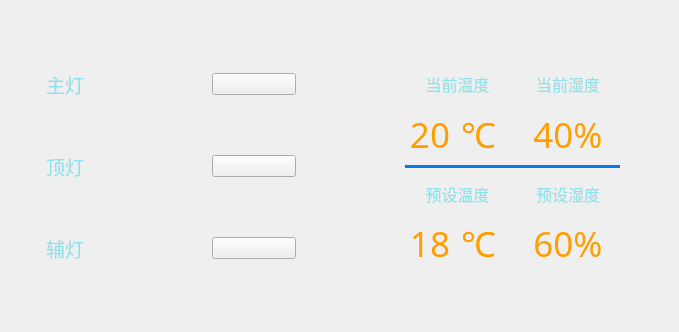
<?xml version="1.0" encoding="UTF-8"?>
<ui version="4.0">
 <class>Parlourwidget</class>
 <widget class="QWidget" name="Parlourwidget">
  <property name="geometry">
   <rect>
    <x>0</x>
    <y>0</y>
    <width>679</width>
    <height>332</height>
   </rect>
  </property>
  <property name="windowTitle">
   <string>Form</string>
  </property>
  <layout class="QVBoxLayout" name="verticalLayout_4">
   <item>
    <layout class="QHBoxLayout" name="horizontalLayout_7">
     <item>
      <widget class="QWidget" name="widget_left_main" native="true">
       <property name="sizePolicy">
        <sizepolicy hsizetype="Expanding" vsizetype="Expanding">
         <horstretch>0</horstretch>
         <verstretch>0</verstretch>
        </sizepolicy>
       </property>
       <property name="maximumSize">
        <size>
         <width>300</width>
         <height>280</height>
        </size>
       </property>
       <layout class="QVBoxLayout" name="verticalLayout">
        <property name="leftMargin">
         <number>20</number>
        </property>
        <property name="topMargin">
         <number>20</number>
        </property>
        <property name="rightMargin">
         <number>0</number>
        </property>
        <property name="bottomMargin">
         <number>20</number>
        </property>
        <item>
         <widget class="QWidget" name="widget_light_top" native="true">
          <layout class="QHBoxLayout" name="horizontalLayout">
           <property name="leftMargin">
            <number>15</number>
           </property>
           <property name="rightMargin">
            <number>15</number>
           </property>
           <item>
            <widget class="QLabel" name="lab_light_main">
             <property name="font">
              <font>
               <family>微软雅黑</family>
               <pointsize>14</pointsize>
               <weight>50</weight>
               <italic>false</italic>
               <bold>false</bold>
              </font>
             </property>
             <property name="styleSheet">
              <string notr="true">color: rgb(142, 227, 235);
font: 14pt &quot;微软雅黑&quot;;</string>
             </property>
             <property name="text">
              <string>主灯</string>
             </property>
            </widget>
           </item>
           <item>
            <widget class="QLabel" name="label_light_main">
             <property name="sizePolicy">
              <sizepolicy hsizetype="Maximum" vsizetype="Preferred">
               <horstretch>0</horstretch>
               <verstretch>0</verstretch>
              </sizepolicy>
             </property>
             <property name="minimumSize">
              <size>
               <width>60</width>
               <height>0</height>
              </size>
             </property>
             <property name="maximumSize">
              <size>
               <width>60</width>
               <height>16777215</height>
              </size>
             </property>
             <property name="styleSheet">
              <string notr="true"/>
             </property>
             <property name="text">
              <string/>
             </property>
            </widget>
           </item>
           <item>
            <spacer name="horizontalSpacer">
             <property name="orientation">
              <enum>Qt::Horizontal</enum>
             </property>
             <property name="sizeType">
              <enum>QSizePolicy::Maximum</enum>
             </property>
             <property name="sizeHint" stdset="0">
              <size>
               <width>10</width>
               <height>20</height>
              </size>
             </property>
            </spacer>
           </item>
           <item>
            <widget class="QPushButton" name="pbn_light_main">
             <property name="text">
              <string/>
             </property>
            </widget>
           </item>
          </layout>
         </widget>
        </item>
        <item>
         <widget class="QWidget" name="widget_light_mid" native="true">
          <layout class="QHBoxLayout" name="horizontalLayout_2">
           <property name="leftMargin">
            <number>15</number>
           </property>
           <property name="rightMargin">
            <number>15</number>
           </property>
           <item>
            <widget class="QLabel" name="lab_light_top">
             <property name="font">
              <font>
               <family>微软雅黑</family>
               <pointsize>14</pointsize>
               <weight>50</weight>
               <italic>false</italic>
               <bold>false</bold>
              </font>
             </property>
             <property name="styleSheet">
              <string notr="true">color: rgb(142, 227, 235);
font: 14pt &quot;微软雅黑&quot;;</string>
             </property>
             <property name="text">
              <string>顶灯</string>
             </property>
            </widget>
           </item>
           <item>
            <widget class="QLabel" name="label_light_top">
             <property name="maximumSize">
              <size>
               <width>60</width>
               <height>16777215</height>
              </size>
             </property>
             <property name="text">
              <string/>
             </property>
            </widget>
           </item>
           <item>
            <spacer name="horizontalSpacer_2">
             <property name="orientation">
              <enum>Qt::Horizontal</enum>
             </property>
             <property name="sizeType">
              <enum>QSizePolicy::Maximum</enum>
             </property>
             <property name="sizeHint" stdset="0">
              <size>
               <width>10</width>
               <height>20</height>
              </size>
             </property>
            </spacer>
           </item>
           <item>
            <widget class="QPushButton" name="pbn_light_top">
             <property name="text">
              <string/>
             </property>
            </widget>
           </item>
          </layout>
         </widget>
        </item>
        <item>
         <widget class="QWidget" name="widget_light_bottom" native="true">
          <layout class="QHBoxLayout" name="horizontalLayout_3">
           <property name="leftMargin">
            <number>15</number>
           </property>
           <property name="rightMargin">
            <number>15</number>
           </property>
           <item>
            <widget class="QLabel" name="lab_light_help">
             <property name="font">
              <font>
               <family>微软雅黑</family>
               <pointsize>14</pointsize>
               <weight>50</weight>
               <italic>false</italic>
               <bold>false</bold>
              </font>
             </property>
             <property name="styleSheet">
              <string notr="true">color: rgb(142, 227, 235);
font: 14pt &quot;微软雅黑&quot;;</string>
             </property>
             <property name="text">
              <string>辅灯</string>
             </property>
            </widget>
           </item>
           <item>
            <widget class="QLabel" name="label_light_help">
             <property name="maximumSize">
              <size>
               <width>60</width>
               <height>16777215</height>
              </size>
             </property>
             <property name="text">
              <string/>
             </property>
            </widget>
           </item>
           <item>
            <spacer name="horizontalSpacer_3">
             <property name="orientation">
              <enum>Qt::Horizontal</enum>
             </property>
             <property name="sizeType">
              <enum>QSizePolicy::Maximum</enum>
             </property>
             <property name="sizeHint" stdset="0">
              <size>
               <width>10</width>
               <height>20</height>
              </size>
             </property>
            </spacer>
           </item>
           <item>
            <widget class="QPushButton" name="pbn_light_help">
             <property name="text">
              <string/>
             </property>
            </widget>
           </item>
          </layout>
         </widget>
        </item>
       </layout>
      </widget>
     </item>
     <item>
      <spacer name="horizontalSpacer_4">
       <property name="orientation">
        <enum>Qt::Horizontal</enum>
       </property>
       <property name="sizeType">
        <enum>QSizePolicy::Maximum</enum>
       </property>
       <property name="sizeHint" stdset="0">
        <size>
         <width>40</width>
         <height>20</height>
        </size>
       </property>
      </spacer>
     </item>
     <item>
      <widget class="QWidget" name="widget_right_main" native="true">
       <property name="sizePolicy">
        <sizepolicy hsizetype="Expanding" vsizetype="Expanding">
         <horstretch>0</horstretch>
         <verstretch>0</verstretch>
        </sizepolicy>
       </property>
       <property name="maximumSize">
        <size>
         <width>380</width>
         <height>240</height>
        </size>
       </property>
       <layout class="QHBoxLayout" name="horizontalLayout_6">
        <item>
         <layout class="QVBoxLayout" name="verticalLayout_2">
          <property name="spacing">
           <number>6</number>
          </property>
          <item>
           <spacer name="verticalSpacer_3">
            <property name="orientation">
             <enum>Qt::Vertical</enum>
            </property>
            <property name="sizeType">
             <enum>QSizePolicy::Maximum</enum>
            </property>
            <property name="sizeHint" stdset="0">
             <size>
              <width>20</width>
              <height>40</height>
             </size>
            </property>
           </spacer>
          </item>
          <item>
           <widget class="QToolButton" name="tbn_temp_add">
            <property name="font">
             <font>
              <family>微软雅黑</family>
              <pointsize>11</pointsize>
              <weight>50</weight>
              <italic>false</italic>
              <bold>false</bold>
             </font>
            </property>
            <property name="styleSheet">
             <string notr="true">color: rgb(142, 227, 235);
font: 11pt &quot;微软雅黑&quot;;</string>
            </property>
            <property name="text">
             <string/>
            </property>
            <property name="toolButtonStyle">
             <enum>Qt::ToolButtonTextUnderIcon</enum>
            </property>
            <property name="autoRaise">
             <bool>true</bool>
            </property>
           </widget>
          </item>
          <item>
           <spacer name="verticalSpacer">
            <property name="orientation">
             <enum>Qt::Vertical</enum>
            </property>
            <property name="sizeType">
             <enum>QSizePolicy::Maximum</enum>
            </property>
            <property name="sizeHint" stdset="0">
             <size>
              <width>20</width>
              <height>40</height>
             </size>
            </property>
           </spacer>
          </item>
          <item>
           <widget class="QToolButton" name="tbn_temp_sub">
            <property name="font">
             <font>
              <family>微软雅黑</family>
              <pointsize>11</pointsize>
              <weight>50</weight>
              <italic>false</italic>
              <bold>false</bold>
             </font>
            </property>
            <property name="styleSheet">
             <string notr="true">color: rgb(142, 227, 235);
font: 11pt &quot;微软雅黑&quot;;</string>
            </property>
            <property name="text">
             <string/>
            </property>
            <property name="toolButtonStyle">
             <enum>Qt::ToolButtonTextUnderIcon</enum>
            </property>
            <property name="autoRaise">
             <bool>true</bool>
            </property>
           </widget>
          </item>
          <item>
           <spacer name="verticalSpacer_4">
            <property name="orientation">
             <enum>Qt::Vertical</enum>
            </property>
            <property name="sizeType">
             <enum>QSizePolicy::Maximum</enum>
            </property>
            <property name="sizeHint" stdset="0">
             <size>
              <width>20</width>
              <height>40</height>
             </size>
            </property>
           </spacer>
          </item>
         </layout>
        </item>
        <item>
         <widget class="QWidget" name="widget_temp" native="true">
          <layout class="QGridLayout" name="gridLayout">
           <item row="0" column="0">
            <widget class="QLabel" name="label">
             <property name="font">
              <font>
               <family>楷体</family>
               <pointsize>12</pointsize>
               <weight>9</weight>
               <italic>false</italic>
               <bold>false</bold>
              </font>
             </property>
             <property name="styleSheet">
              <string notr="true">color: rgb(142, 227, 235);
font: 75 12pt &quot;楷体&quot;;</string>
             </property>
             <property name="text">
              <string>当前温度</string>
             </property>
             <property name="alignment">
              <set>Qt::AlignCenter</set>
             </property>
            </widget>
           </item>
           <item row="0" column="1">
            <widget class="QLabel" name="label_3">
             <property name="font">
              <font>
               <family>楷体</family>
               <pointsize>12</pointsize>
               <weight>9</weight>
               <italic>false</italic>
               <bold>false</bold>
              </font>
             </property>
             <property name="styleSheet">
              <string notr="true">color: rgb(142, 227, 235);
font: 75 12pt &quot;楷体&quot;;</string>
             </property>
             <property name="text">
              <string>当前湿度</string>
             </property>
             <property name="alignment">
              <set>Qt::AlignCenter</set>
             </property>
            </widget>
           </item>
           <item row="1" column="0">
            <layout class="QHBoxLayout" name="horizontalLayout_4">
             <item>
              <widget class="QLabel" name="label_cur_temp">
               <property name="font">
                <font>
                 <family>楷体</family>
                 <pointsize>26</pointsize>
                </font>
               </property>
               <property name="styleSheet">
                <string notr="true">color: rgb(255, 158, 0);</string>
               </property>
               <property name="text">
                <string>20</string>
               </property>
               <property name="alignment">
                <set>Qt::AlignCenter</set>
               </property>
              </widget>
             </item>
             <item>
              <widget class="QLabel" name="label_5">
               <property name="font">
                <font>
                 <family>楷体</family>
                 <pointsize>26</pointsize>
                </font>
               </property>
               <property name="styleSheet">
                <string notr="true">color: rgb(255, 158, 0);</string>
               </property>
               <property name="text">
                <string>℃</string>
               </property>
               <property name="scaledContents">
                <bool>true</bool>
               </property>
               <property name="margin">
                <number>-1</number>
               </property>
              </widget>
             </item>
            </layout>
           </item>
           <item row="1" column="1">
            <widget class="QLabel" name="label_cur_hum">
             <property name="font">
              <font>
               <family>楷体</family>
               <pointsize>26</pointsize>
              </font>
             </property>
             <property name="styleSheet">
              <string notr="true">color: rgb(255, 158, 0);</string>
             </property>
             <property name="text">
              <string>40%</string>
             </property>
             <property name="alignment">
              <set>Qt::AlignCenter</set>
             </property>
            </widget>
           </item>
           <item row="2" column="0" colspan="2">
            <widget class="QLabel" name="label_div">
             <property name="sizePolicy">
              <sizepolicy hsizetype="Expanding" vsizetype="Maximum">
               <horstretch>0</horstretch>
               <verstretch>0</verstretch>
              </sizepolicy>
             </property>
             <property name="minimumSize">
              <size>
               <width>140</width>
               <height>0</height>
              </size>
             </property>
             <property name="maximumSize">
              <size>
               <width>16777215</width>
               <height>3</height>
              </size>
             </property>
             <property name="styleSheet">
              <string notr="true">background-color: rgb(7, 122, 229);</string>
             </property>
             <property name="text">
              <string/>
             </property>
             <property name="alignment">
              <set>Qt::AlignCenter</set>
             </property>
            </widget>
           </item>
           <item row="3" column="0">
            <widget class="QLabel" name="label_2">
             <property name="font">
              <font>
               <family>楷体</family>
               <pointsize>12</pointsize>
              </font>
             </property>
             <property name="styleSheet">
              <string notr="true">color: rgb(142, 227, 235);</string>
             </property>
             <property name="text">
              <string>预设温度</string>
             </property>
             <property name="alignment">
              <set>Qt::AlignCenter</set>
             </property>
            </widget>
           </item>
           <item row="3" column="1">
            <widget class="QLabel" name="label_4">
             <property name="font">
              <font>
               <family>楷体</family>
               <pointsize>12</pointsize>
              </font>
             </property>
             <property name="styleSheet">
              <string notr="true">color: rgb(142, 227, 235);</string>
             </property>
             <property name="text">
              <string>预设湿度</string>
             </property>
             <property name="alignment">
              <set>Qt::AlignCenter</set>
             </property>
            </widget>
           </item>
           <item row="4" column="0">
            <layout class="QHBoxLayout" name="horizontalLayout_5">
             <item>
              <widget class="QLabel" name="label_set_temp">
               <property name="font">
                <font>
                 <family>楷体</family>
                 <pointsize>26</pointsize>
                </font>
               </property>
               <property name="styleSheet">
                <string notr="true">color: rgb(255, 158, 0);</string>
               </property>
               <property name="text">
                <string>18</string>
               </property>
               <property name="alignment">
                <set>Qt::AlignCenter</set>
               </property>
              </widget>
             </item>
             <item>
              <widget class="QLabel" name="label_6">
               <property name="font">
                <font>
                 <family>楷体</family>
                 <pointsize>26</pointsize>
                </font>
               </property>
               <property name="styleSheet">
                <string notr="true">color: rgb(255, 158, 0);
font: 26pt &quot;楷体&quot;;</string>
               </property>
               <property name="text">
                <string>℃</string>
               </property>
               <property name="margin">
                <number>-2</number>
               </property>
              </widget>
             </item>
            </layout>
           </item>
           <item row="4" column="1">
            <widget class="QLabel" name="label_set_hum">
             <property name="font">
              <font>
               <family>楷体</family>
               <pointsize>26</pointsize>
              </font>
             </property>
             <property name="styleSheet">
              <string notr="true">color: rgb(255, 158, 0);</string>
             </property>
             <property name="text">
              <string>60%</string>
             </property>
             <property name="alignment">
              <set>Qt::AlignCenter</set>
             </property>
            </widget>
           </item>
          </layout>
         </widget>
        </item>
        <item>
         <layout class="QVBoxLayout" name="verticalLayout_3">
          <item>
           <spacer name="verticalSpacer_6">
            <property name="orientation">
             <enum>Qt::Vertical</enum>
            </property>
            <property name="sizeType">
             <enum>QSizePolicy::Maximum</enum>
            </property>
            <property name="sizeHint" stdset="0">
             <size>
              <width>20</width>
              <height>40</height>
             </size>
            </property>
           </spacer>
          </item>
          <item>
           <widget class="QToolButton" name="tbn_hum_add">
            <property name="font">
             <font>
              <family>微软雅黑</family>
              <pointsize>11</pointsize>
              <weight>50</weight>
              <italic>false</italic>
              <bold>false</bold>
             </font>
            </property>
            <property name="styleSheet">
             <string notr="true">color: rgb(142, 227, 235);
font: 11pt &quot;微软雅黑&quot;;</string>
            </property>
            <property name="text">
             <string/>
            </property>
            <property name="toolButtonStyle">
             <enum>Qt::ToolButtonTextUnderIcon</enum>
            </property>
            <property name="autoRaise">
             <bool>true</bool>
            </property>
           </widget>
          </item>
          <item>
           <spacer name="verticalSpacer_2">
            <property name="orientation">
             <enum>Qt::Vertical</enum>
            </property>
            <property name="sizeHint" stdset="0">
             <size>
              <width>20</width>
              <height>40</height>
             </size>
            </property>
           </spacer>
          </item>
          <item>
           <widget class="QToolButton" name="tbn_hum_sub">
            <property name="font">
             <font>
              <family>微软雅黑</family>
              <pointsize>11</pointsize>
              <weight>50</weight>
              <italic>false</italic>
              <bold>false</bold>
             </font>
            </property>
            <property name="styleSheet">
             <string notr="true">color: rgb(142, 227, 235);
font: 11pt &quot;微软雅黑&quot;;</string>
            </property>
            <property name="text">
             <string/>
            </property>
            <property name="toolButtonStyle">
             <enum>Qt::ToolButtonTextUnderIcon</enum>
            </property>
            <property name="autoRaise">
             <bool>true</bool>
            </property>
           </widget>
          </item>
          <item>
           <spacer name="verticalSpacer_5">
            <property name="orientation">
             <enum>Qt::Vertical</enum>
            </property>
            <property name="sizeType">
             <enum>QSizePolicy::Maximum</enum>
            </property>
            <property name="sizeHint" stdset="0">
             <size>
              <width>20</width>
              <height>40</height>
             </size>
            </property>
           </spacer>
          </item>
         </layout>
        </item>
       </layout>
      </widget>
     </item>
    </layout>
   </item>
  </layout>
 </widget>
 <resources/>
 <connections/>
</ui>
